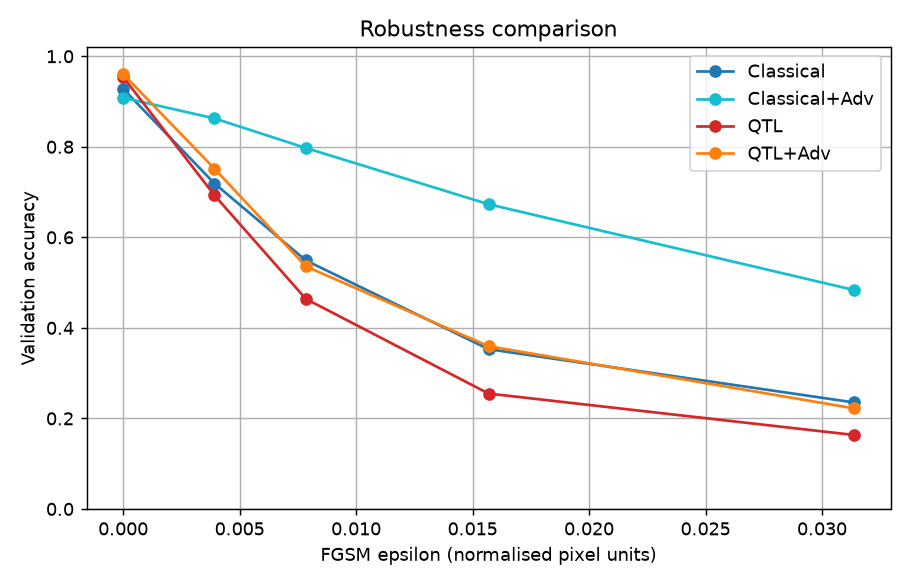
#> input picture results/m7_robustness_plot.png, 910 x 585 px
$ python make_output_pdf.py
#> lines starting #> are read from the running program, lines starting #| are printed output that depends on the picture
"""
Bundle the key result figures and summary into a single PDF for sharing.

Run from project root:
    python make_output_pdf.py
Output:
    results/project_output.pdf
"""

from pathlib import Path
from PIL import Image, ImageDraw, ImageFont

RESULTS = Path("results")

# 1. Read the summary markdown as page 1
summary_path = RESULTS / "m7_summary.md"
if summary_path.exists():
    summary_text = summary_path.read_text(encoding="utf-8")
else:
    summary_text = "m7_summary.md not found."

# 2. List of image files to include (in display order)
image_files = [
    "m7_robustness_plot.png",
    "m7_confusion_matrices.png",
    "demo_predictions.png",
    "m3_circuit.png",
    "m4_qtl_curves.png",
    "m2_classical_curves.png",
    "m6_qtl_robust_curves.png",
]

# 3. Build page 1: rendered summary text
# Use PIL's default font; small but readable. For a nicer look, provide a TTF.
try:
    font = ImageFont.truetype("arial.ttf", 18)
except Exception:
    font = ImageFont.load_default()

# Wrap text to ~90 chars per line
def wrap(text, width=90):
#> called with text = 'm7_summary.md not found.', width = 85
    out = []
    for line in text.splitlines():
        while len(line) > width:
            out.append(line[:width])
            line = line[width:]
        out.append(line)
    return "\n".join(out)

wrapped = wrap(summary_text, width=85)
page1 = Image.new("RGB", (1200, 1600), "white")
#> page1: PIL image 1200x1600 RGB; every value is 255
draw = ImageDraw.Draw(page1)
draw.multiline_text((40, 40), wrapped, fill="black", font=font, spacing=4)

# 4. Convert each result image to RGB and collect
pages = [page1]
for fname in image_files:
    fp = RESULTS / fname
    if not fp.exists():
        print(f"[skip] missing {fname}")
        continue
    img = Image.open(fp).convert("RGB")
    # Resize large images down so PDF stays small
    max_w = 1600
    if img.width > max_w:
        ratio = max_w / img.width
        img = img.resize((int(img.width * ratio), int(img.height * ratio)))
    pages.append(img)
    print(f"[add]  {fname}  {img.size}")
#| [add]  m7_robustness_plot.png  (910, 585)
#> pass 3 of the loop `for fname in image_files:`:
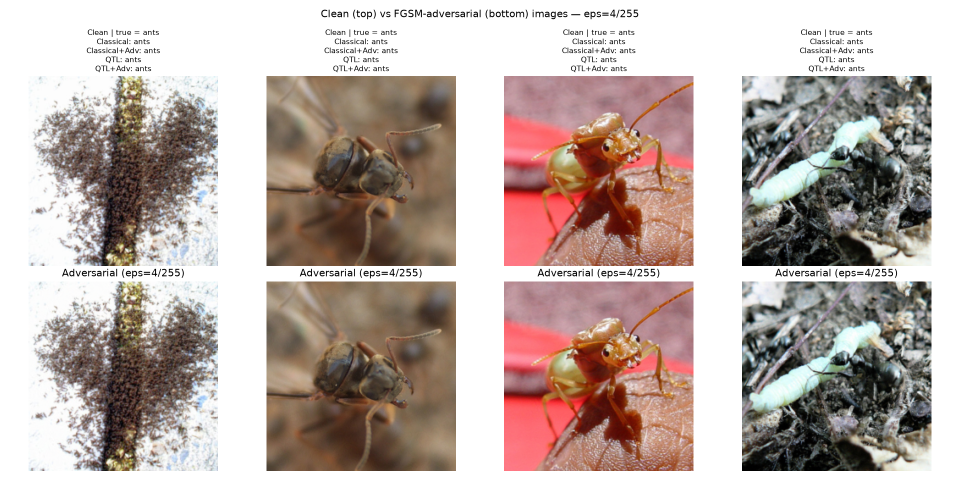
#> input picture results/demo_predictions.png, 1920 x 960 px (shown at 1/2 size)
#> `img = img.resize((int(img.width * ratio), int(img.height * ratio)))`:
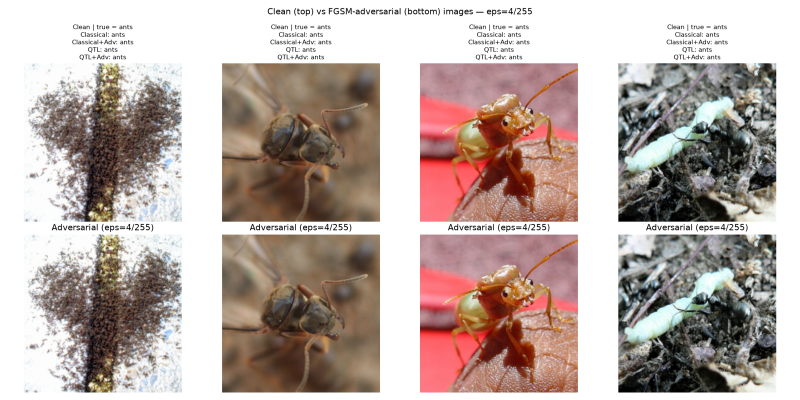
#> img: PIL image 1600x800 RGB (shown at 1/2 size); mean R, G, B 186.8, 171.9, 166
#| [add]  demo_predictions.png  (1600, 800)
#> the loop made 7 passes; the first 3 are shown

# 5. Save the combined PDF
out_path = RESULTS / "project_output.pdf"
pages[0].save(out_path, save_all=True, append_images=pages[1:])
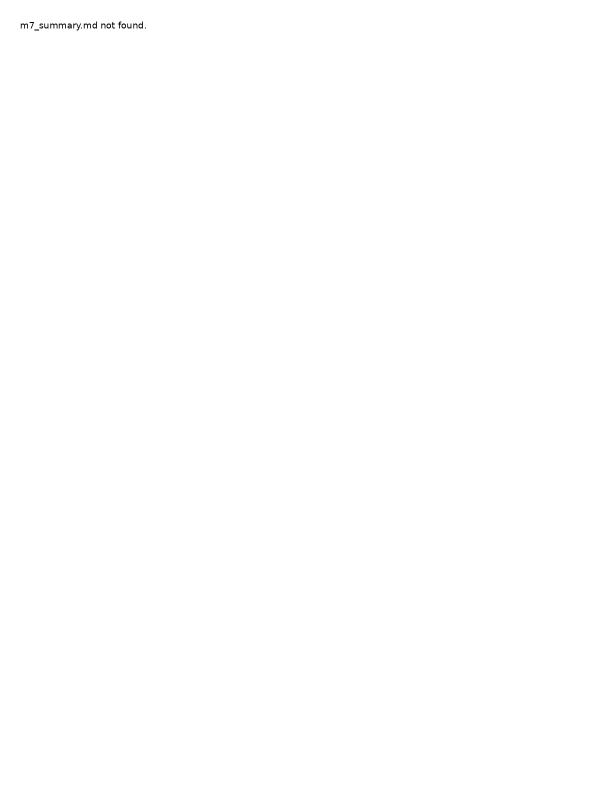
#> saved as project_output.pdf: PIL image 1200x1600 RGB (shown at 1/2 size); min 0, max 255, mean 254.9
print(f"Saved: {out_path}  ({len(pages)} pages)")
